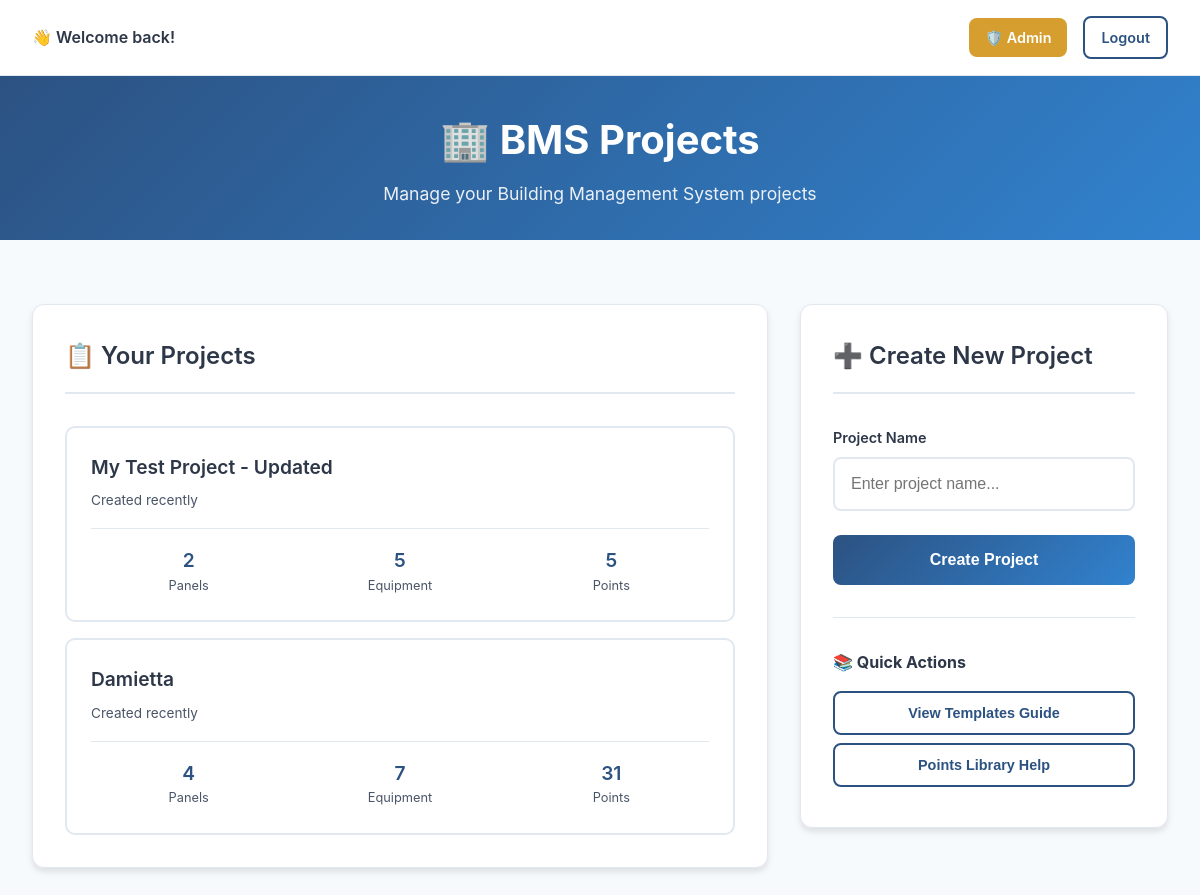
The page /projects (signed in) on the database its author committed.
### app.py (models this page shows)
class Project(db.Model):
    id = db.Column(db.Integer, primary_key=True)
    name = db.Column(db.String(120), nullable=False)
    user_id = db.Column(db.Integer, db.ForeignKey('user.id'), nullable=False)

### app.py (the view)
@app.route('/projects')
@login_required
def project_selection():
    projects = Project.query.filter_by(user_id=current_user.id).all()
    project_stats = []
    for project in projects:
        panels_count = Panel.query.filter_by(project_id=project.id).count()
        equipment_count = ScheduledEquipment.query.filter_by(project_id=project.id).count()
        points_count = db.session.query(db.func.count(selected_points_association.c.point_template_id))\
            .join(ScheduledEquipment, selected_points_association.c.scheduled_equipment_id == ScheduledEquipment.id)\
            .filter(ScheduledEquipment.project_id == project.id).scalar() or 0
        project_stats.append({
            'project': project,
            'panels_count': panels_count,
            'equipment_count': equipment_count,
            'points_count': points_count
        })
    return render_template('projects.html', project_stats=project_stats)

### app.py (called while the page is built)
@login_manager.user_loader
def load_user(user_id):
    return User.query.get(int(user_id))

### templates/projects.html (shortened to what this page needs)
<!DOCTYPE html>
<html lang="en">
<head>
</head>
<body>
    <div class="user-info">
        <div class="welcome-text">👋 Welcome back!</div>
        <div class="nav-links">
            {% if current_user.is_admin %}
                <a href="{{ url_for('admin_dashboard') }}" class="btn btn-warning" style="padding: 0.5rem 1rem; font-size: 0.9rem; margin-right: 0.5rem;">🛡️ Admin</a>
            {% endif %}
            <a href="{{ url_for('logout') }}" class="btn btn-secondary" style="padding: 0.5rem 1rem; font-size: 0.9rem;">Logout</a>
        </div>
    </div>
    <div class="header">
        <h1>🏢 BMS Projects</h1>
        <p>Manage your Building Management System projects</p>
    </div>
    <div class="container">
        <div class="main-content">
            <div class="projects-section">
                <div class="section-header">
                    <div class="section-title">
                        📋 Your Projects
                    </div>
                </div>
                <div id="projects-container" class="projects-grid">
                    {% if project_stats %}
                        {% for project_stat in project_stats %}
                        <div class="project-card" onclick="openProject({{ project_stat.project.id }})">
                            <div class="project-header">
                                <div>
                                    <div class="project-name">{{ project_stat.project.name }}</div>
                                    <div class="project-meta">Created recently</div>
                                </div>
                            </div>
                            <div class="project-stats">
                                <div class="stat-item">
                                    <div class="stat-value">{{ project_stat.panels_count }}</div>
                                    <div class="stat-label">Panels</div>
                                </div>
                                <div class="stat-item">
                                    <div class="stat-value">{{ project_stat.equipment_count }}</div>
                                    <div class="stat-label">Equipment</div>
                                </div>
                                <div class="stat-item">
                                    <div class="stat-value">{{ project_stat.points_count }}</div>
                                    <div class="stat-label">Points</div>
                                </div>
                            </div>
                        </div>
                        {% endfor %}
                    {% else %}
                        <div class="empty-state">
                            <h3>🚀 Ready to Start?</h3>
                            <p>Create your first BMS project to begin configuring equipment and managing I/O points.</p>
                        </div>
                    {% endif %}
                </div>
            </div>
            <div class="create-section">
                <div class="section-header">
                    <div class="section-title">
                        ➕ Create New Project
                    </div>
                </div>
                <form id="new-project-form" class="create-form">
                    <div class="form-group">
                        <label for="project-name">Project Name</label>
                        <input type="text" id="project-name" required placeholder="Enter project name..." maxlength="100">
                    </div>
                    <button type="submit" class="btn btn-primary">
                        Create Project
                    </button>
                </form>
                <div class="quick-actions">
                    <h4>📚 Quick Actions</h4>
                    <button class="btn btn-secondary" onclick="showTemplatesInfo()">
                        View Templates Guide
                    </button>
                    <button class="btn btn-secondary" onclick="showPointsInfo()">
                        Points Library Help
                    </button>
                </div>
            </div>
        </div>
    </div>
</body>
</html>

### templates/projects.html (style rules this page uses)
:root { --primary-color: #2c5282; --secondary-color: #3182ce; --success-color: #48bb78; --danger-color: #e53e3e; --warning-color: #d69e2e; --background-color: #f7fafc; --white: #ffffff; --text-primary: #2d3748; --text-secondary: #4a5568; --border-color: #e2e8f0; --shadow: 0 4px 6px rgba(0, 0, 0, 0.1); --shadow-hover: 0 8px 15px rgba(0, 0, 0, 0.15); }
* { margin: 0; padding: 0; box-sizing: border-box; }
body { font-family: -apple-system, BlinkMacSystemFont, "Segoe UI", Roboto, "Helvetica Neue", Arial, sans-serif; background-color: var(--background-color); color: var(--text-primary); line-height: 1.6; min-height: 100vh; }
.header { background: linear-gradient(135deg, var(--primary-color), var(--secondary-color)); color: var(--white); padding: 2rem 0; text-align: center; }
.header h1 { font-size: 2.5rem; font-weight: 700; margin-bottom: 0.5rem; }
.header p { font-size: 1.1rem; opacity: 0.9; }
.container { max-width: 1200px; margin: 0 auto; padding: 2rem; }
.main-content { display: grid; grid-template-columns: 2fr 1fr; gap: 2rem; margin-top: 2rem; }
.projects-section { background: var(--white); border-radius: 12px; padding: 2rem; box-shadow: var(--shadow); border: 1px solid var(--border-color); }
.section-header { display: flex; align-items: center; justify-content: space-between; margin-bottom: 2rem; padding-bottom: 1rem; border-bottom: 2px solid var(--border-color); }
.section-title { font-size: 1.5rem; font-weight: 600; color: var(--text-primary); display: flex; align-items: center; gap: 0.5rem; }
.projects-grid { display: grid; gap: 1rem; }
.project-card { background: var(--white); border: 2px solid var(--border-color); border-radius: 10px; padding: 1.5rem; transition: all 0.3s ease; cursor: pointer; position: relative; }
.project-header { display: flex; justify-content: space-between; align-items: flex-start; margin-bottom: 1rem; }
.project-name { font-size: 1.2rem; font-weight: 600; color: var(--text-primary); margin-bottom: 0.5rem; }
.project-meta { font-size: 0.85rem; color: var(--text-secondary); }
.project-stats { display: flex; gap: 1rem; margin-top: 1rem; padding-top: 1rem; border-top: 1px solid var(--border-color); }
.stat-item { text-align: center; flex: 1; }
.stat-value { font-size: 1.2rem; font-weight: 600; color: var(--primary-color); }
.stat-label { font-size: 0.8rem; color: var(--text-secondary); }
.create-section { background: var(--white); border-radius: 12px; padding: 2rem; box-shadow: var(--shadow); border: 1px solid var(--border-color); height: fit-content; }
.create-form { display: flex; flex-direction: column; gap: 1.5rem; }
.form-group { display: flex; flex-direction: column; gap: 0.5rem; }
.form-group label { font-weight: 600; color: var(--text-primary); font-size: 0.9rem; }
.form-group input { padding: 1rem; border: 2px solid var(--border-color); border-radius: 8px; font-size: 1rem; transition: all 0.3s ease; }
.btn { padding: 1rem 1.5rem; border: none; border-radius: 8px; font-size: 1rem; font-weight: 600; cursor: pointer; transition: all 0.3s ease; text-decoration: none; text-align: center; display: inline-block; }
.btn-primary { background: linear-gradient(135deg, var(--primary-color), var(--secondary-color)); color: var(--white); }
.btn-secondary { background: var(--white); color: var(--primary-color); border: 2px solid var(--primary-color); }
.quick-actions { margin-top: 2rem; padding-top: 2rem; border-top: 1px solid var(--border-color); }
.quick-actions h4 { margin-bottom: 1rem; color: var(--text-primary); font-size: 1rem; }
.quick-actions .btn { width: 100%; margin-bottom: 0.5rem; font-size: 0.9rem; padding: 0.75rem; }
.user-info { display: flex; align-items: center; justify-content: space-between; background: var(--white); padding: 1rem 2rem; border-bottom: 1px solid var(--border-color); }
.welcome-text { font-weight: 600; color: var(--text-primary); }
.nav-links { display: flex; gap: 0.5rem; align-items: center; }
.btn-warning { background: var(--warning-color); color: var(--white); }

### rows shown on the page
Project: project.name "My Test Project - Updated"
Project: project.name "Damietta"

### other values the page prints
{{ project_stat.panels_count }} "2" "4"
{{ project_stat.equipment_count }} "5" "7"
{{ project_stat.points_count }} "5" "31"
